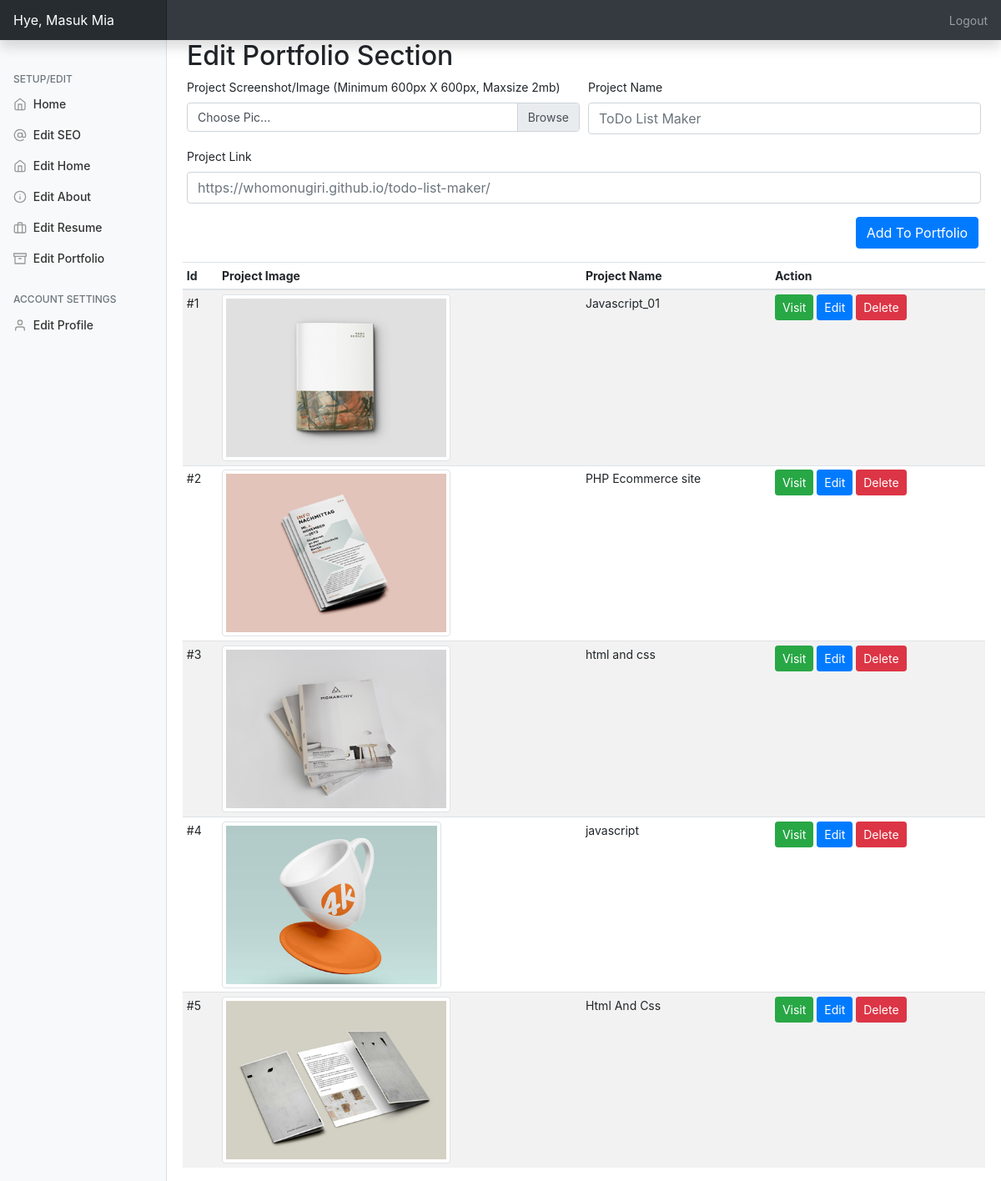
Page /admin/?editportfolio=true (signed in) on the committed database.
### tables this page shows
CREATE TABLE `portfolio` (
  `id` int(11) NOT NULL,
  `projectname` varchar(250) NOT NULL,
  `projectpic` varchar(250) NOT NULL,
  `projectlink` text NOT NULL
);

### admin/php/portfolio.php (the view, shortened to what this page needs)
 <h2>Edit Portfolio Section</h2>
         <form method="post" action="php/uportfolio.php" enctype="multipart/form-data">
  <div class="form-row">
  <div class="form-group col-md-6">
  <label>Project Screenshot/Image (Minimum 600px X 600px, Maxsize 2mb)</label>
  <div class="custom-file">
    <label class="custom-file-label" for="projectpic">Choose Pic...</label>
  </div></div>
   <div class="form-group col-md-6 mt-auto">
      <label for="name">Project Name</label>
      <input type="name" name="projectname" class="form-control" id="name" placeholder="ToDo List Maker">
    </div>
    <div class="form-group col-md-12">
      <label for="email">Project Link</label>
      <input type="text" name="projectlink" class="form-control" id="email" placeholder="https://whomonugiri.github.io/todo-list-maker/">
    </div>
    <div class="form-group col-md-2 ml-auto">
        <input type="submit" name="addtoportfolio" class="btn btn-primary" value="Add To Portfolio">
    </div>
</form>
<table class="table table-striped table-sm">
          <thead>
            <tr>
              <th>Id</th>
              <th>Project Image</th>
              <th>Project Name</th>
              <th>Action</th>
            </tr>
          </thead>
          <tbody>
         <?php
$query2="SELECT * FROM portfolio";
$queryrun2=mysqli_query($db,$query2);
$count=1;
while($data2=mysqli_fetch_array($queryrun2)){
    ?>
     <tr>
          <td>#<?=$count?></td>
              <td><img src="../assets/img/<?=$data2['projectpic']?>" class="oo img-thumbnail"></td>
         <td><?=$data2['projectname']?></td>
         <td>
             <a href="<?=$data2['projectlink']?>"> <button type="button" class="btn btn-success btn-sm">Visit</button></a>
         <button type="button" class="btn btn-primary btn-sm" data-toggle="modal" data-target="#modal<?=$data2['id']?>">
  Edit
</button> <a href="php/uportfolio.php?del=<?=$data2['id']?>"><button type="button" class="btn btn-danger btn-sm" data-toggle="modal" data-target="#exampleModal">
  Delete
             </button></a></td>
            </tr>
         <?php $count++;
} ?>
             </tbody></table>

### admin/index.php (shortened to what this page needs)
<?php
include('../include/db.php');
$query="SELECT * FROM personal_setup,aboutus_setup,basic_setup,admin_users";
$queryrun=mysqli_query($db,$query);
$data=mysqli_fetch_array($queryrun);
?>
<!doctype html>
<html lang="en">
  <head>
<link href="assets/dist/css/bootstrap.css" rel="stylesheet">
    <link href="css/dashboard.css" rel="stylesheet">
  </head>
  <body>
    <nav class="navbar navbar-dark sticky-top bg-dark flex-md-nowrap p-0 shadow">
  <a class="navbar-brand col-md-3 col-lg-2 mr-0 px-3" href="#">Hye, <?=$_SESSION['username']?></a>
  <ul class="navbar-nav px-3">
    <li class="nav-item text-nowrap">
      <a class="nav-link" href="php/logout.php">Logout</a>
    </li>
  </ul>
</nav>
<div class="container-fluid">
  <div class="row">
    <nav id="sidebarMenu" class="col-md-3 col-lg-2 d-md-block bg-light sidebar collapse">
      <div class="sidebar-sticky pt-3">
        <ul class="nav flex-column">
          <h6 class="sidebar-heading d-flex justify-content-between align-items-center px-3 mt-4 mb-1 text-muted">
          <span>Setup/Edit</span>
        </h6>
        <li class="nav-item">
            <a class="nav-link" href="../admin/">
              <span data-feather="home"></span>
            Home
            </a>
          </li>
         <li class="nav-item">
            <a class="nav-link" href="?editseo=true">
              <span data-feather="at-sign"></span>
              Edit SEO
            </a>
          </li>
          <li class="nav-item">
            <a class="nav-link" href="?edithome=true">
              <span data-feather="home"></span>
              Edit Home
            </a>
          </li>
          <li class="nav-item">
            <a class="nav-link" href="?editabout=true">
              <span data-feather="info"></span>
              Edit About
            </a>
          </li>
          <li class="nav-item">
            <a class="nav-link" href="?editresume=true">
              <span data-feather="briefcase"></span>
              Edit Resume
            </a>
          </li>
          <li class="nav-item">
            <a class="nav-link" href="?editportfolio=true">
              <span data-feather="archive"></span>
              Edit Portfolio
            </a>
          </li>
        </ul>
        <h6 class="sidebar-heading d-flex justify-content-between align-items-center px-3 mt-4 mb-1 text-muted">
          <span>Account Settings</span>
        </h6>
        <ul class="nav flex-column mb-2">
          <li class="nav-item">
            <a class="nav-link" href="?editprofile=true">
              <span data-feather="user"></span>
              Edit Profile
            </a>
          </li>
        </ul>
      </div>
    </nav>
    <main role="main" class="col-md-9 ml-sm-auto col-lg-10 px-md-4">
<?php
     if(isset($_GET['edithome'])){
     include('php/home.php');
     }else if(isset($_GET['editabout'])){
         include('php/about.php');
     }else if(isset($_GET['editresume'])){
       include('php/resume.php');
     }else if(isset($_GET['editportfolio'])){
      include('php/portfolio.php');
     }else if(isset($_GET['editseo'])){
         include('php/seo.php');
     }else if(isset($_GET['editprofile'])){ ?>
        <h2>Edit Profile</h2>
    <?php
         if(isset($_GET['msg'])){
  if($_GET['msg']=='updated'){
      ?>
      <div class="alert alert-success text-center" role="alert">
  Successfully Updated !
</div>
      <?php
  }
 }
?>
         <form method="post" action="php/uprofile.php">
         <div class="form-row">
             <div class="form-group col-md-6">
    <label for="ptitle">Name</label>
    <input type="text" name="username" value="<?=$data['username']?>" class="form-control" id="ptitle" placeholder="Monu Giri">
  </div>
        <div class="form-group col-md-6">
    <label for="psubtitle">Password</label>
    <input type="text" name="userpass" value="<?=$data['user_pass']?>" class="form-control" id="psubtitle" placeholder="*************">
  </div>
        <div class="form-group col-md-12">
    <label for="psubtitle">Email Id</label>
    <input type="text" name="userid" value="<?=$data['user_id']?>" class="form-control" id="psubtitle" placeholder="admin@admin.com">
  </div>
         </div>
         <input type="submit" name="uprofile" class="btn btn-primary" value="Save Changes">
         </form>
    <?php }else{
         include('php/welcome.php');
     } ?>
    </main>
  </div>
</div>
        <script src="js/dashboard.js"></script></body>
</html>

### admin/css/dashboard.css (style rules this page uses)
body { font-size: .875rem; }
.feather { width: 16px; height: 16px; vertical-align: text-bottom; }
.sidebar { position: fixed; top: 0; bottom: 0; left: 0; z-index: 100; padding: 48px 0 0; box-shadow: inset -1px 0 0 rgba(0, 0, 0, .1); }
.sidebar-sticky { position: relative; top: 0; height: calc(100vh - 48px); padding-top: .5rem; overflow-x: hidden; overflow-y: auto; }
.sidebar .nav-link { font-weight: 500; color: #333; }
.sidebar .nav-link .feather { margin-right: 4px; color: #999; }
.sidebar-heading { font-size: .75rem; text-transform: uppercase; }
.navbar-brand { padding-top: .75rem; padding-bottom: .75rem; font-size: 1rem; background-color: rgba(0, 0, 0, .25); box-shadow: inset -1px 0 0 rgba(0, 0, 0, .25); }

### admin/index.php (style rules this page uses)
.oo { height: 200px; }

### rows in the picture
portfolio: projectpic (picture), projectname "Javascript_01"
portfolio: projectpic (picture), projectname "PHP Ecommerce site"
portfolio: projectpic (picture), projectname "html and css"
portfolio: projectpic (picture), projectname "javascript"
portfolio: projectpic (picture), projectname "Html And Css"

### other values in the picture
$_SESSION['username'] "Masuk Mia"
